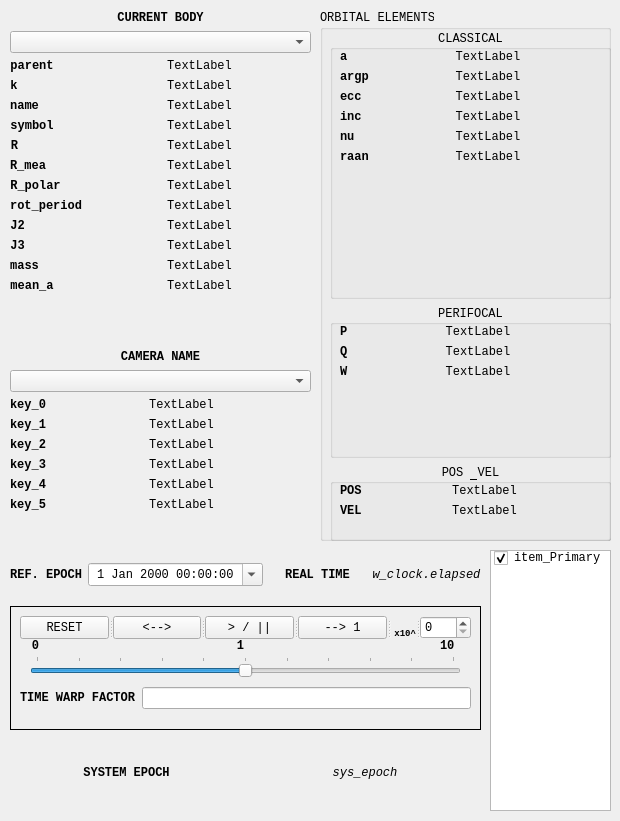
<?xml version="1.0" encoding="UTF-8"?>
<ui version="4.0">
 <class>SNS_DataPanels</class>
 <widget class="QWidget" name="SNS_DataPanels">
  <property name="geometry">
   <rect>
    <x>0</x>
    <y>0</y>
    <width>620</width>
    <height>821</height>
   </rect>
  </property>
  <property name="windowTitle">
   <string>Form</string>
  </property>
  <widget class="QWidget" name="layoutWidget_2">
   <property name="geometry">
    <rect>
     <x>10</x>
     <y>550</y>
     <width>471</width>
     <height>261</height>
    </rect>
   </property>
   <property name="font">
    <font>
     <family>Liberation Mono</family>
    </font>
   </property>
   <layout class="QVBoxLayout" name="EpochTimer" stretch="2,5,3">
    <property name="sizeConstraint">
     <enum>QLayout::SetDefaultConstraint</enum>
    </property>
    <item>
     <layout class="QHBoxLayout" name="ref_times">
      <property name="sizeConstraint">
       <enum>QLayout::SetMinimumSize</enum>
      </property>
      <item>
       <layout class="QHBoxLayout" name="hlo_ref_epoch_2">
        <item>
         <widget class="QLabel" name="lf_ref_epoch_2">
          <property name="text">
           <string>&lt;html&gt;&lt;head/&gt;&lt;body&gt;&lt;p&gt;&lt;span style=&quot; font-weight:600;&quot;&gt;REF. EPOCH&lt;/span&gt;&lt;/p&gt;&lt;/body&gt;&lt;/html&gt;</string>
          </property>
          <property name="alignment">
           <set>Qt::AlignRight|Qt::AlignTrailing|Qt::AlignVCenter</set>
          </property>
         </widget>
        </item>
        <item>
         <widget class="QDateTimeEdit" name="dtEdit_ref_epoch_2">
          <property name="alignment">
           <set>Qt::AlignCenter</set>
          </property>
          <property name="calendarPopup">
           <bool>true</bool>
          </property>
          <property name="timeSpec">
           <enum>Qt::UTC</enum>
          </property>
         </widget>
        </item>
       </layout>
      </item>
      <item>
       <layout class="QHBoxLayout" name="hlo_elapsed_2">
        <item>
         <widget class="QLabel" name="lf_elapsed_2">
          <property name="text">
           <string>&lt;html&gt;&lt;head/&gt;&lt;body&gt;&lt;p&gt;&lt;span style=&quot; font-weight:600;&quot;&gt;REAL TIME&lt;/span&gt;&lt;/p&gt;&lt;/body&gt;&lt;/html&gt;</string>
          </property>
          <property name="alignment">
           <set>Qt::AlignCenter</set>
          </property>
         </widget>
        </item>
        <item>
         <widget class="QLabel" name="lv_elapsed_2">
          <property name="text">
           <string>&lt;html&gt;&lt;head/&gt;&lt;body&gt;&lt;p&gt;&lt;span style=&quot; font-style:italic;&quot;&gt;w_clock.elapsed&lt;/span&gt;&lt;/p&gt;&lt;/body&gt;&lt;/html&gt;</string>
          </property>
          <property name="alignment">
           <set>Qt::AlignCenter</set>
          </property>
         </widget>
        </item>
       </layout>
      </item>
     </layout>
    </item>
    <item>
     <widget class="QFrame" name="fra_twarp_2">
      <property name="sizePolicy">
       <sizepolicy hsizetype="Preferred" vsizetype="MinimumExpanding">
        <horstretch>0</horstretch>
        <verstretch>0</verstretch>
       </sizepolicy>
      </property>
      <property name="frameShape">
       <enum>QFrame::Box</enum>
      </property>
      <property name="frameShadow">
       <enum>QFrame::Plain</enum>
      </property>
      <widget class="QSlider" name="sli_twarp_man_2">
       <property name="geometry">
        <rect>
         <x>20</x>
         <y>50</y>
         <width>431</width>
         <height>21</height>
        </rect>
       </property>
       <property name="minimum">
        <number>-100</number>
       </property>
       <property name="maximum">
        <number>100</number>
       </property>
       <property name="value">
        <number>0</number>
       </property>
       <property name="tracking">
        <bool>true</bool>
       </property>
       <property name="orientation">
        <enum>Qt::Horizontal</enum>
       </property>
       <property name="invertedAppearance">
        <bool>false</bool>
       </property>
       <property name="invertedControls">
        <bool>true</bool>
       </property>
       <property name="tickPosition">
        <enum>QSlider::TicksAbove</enum>
       </property>
       <property name="tickInterval">
        <number>20</number>
       </property>
      </widget>
      <widget class="QLabel" name="lf_twarp_min_2">
       <property name="geometry">
        <rect>
         <x>220</x>
         <y>30</y>
         <width>21</width>
         <height>20</height>
        </rect>
       </property>
       <property name="text">
        <string>&lt;html&gt;&lt;head/&gt;&lt;body&gt;&lt;p&gt;&lt;span style=&quot; font-weight:600;&quot;&gt;1&lt;/span&gt;&lt;/p&gt;&lt;/body&gt;&lt;/html&gt;</string>
       </property>
       <property name="alignment">
        <set>Qt::AlignCenter</set>
       </property>
      </widget>
      <widget class="QLabel" name="lv_twarp_max_3">
       <property name="geometry">
        <rect>
         <x>15</x>
         <y>30</y>
         <width>21</width>
         <height>21</height>
        </rect>
       </property>
       <property name="text">
        <string>&lt;html&gt;&lt;head/&gt;&lt;body&gt;&lt;p&gt;&lt;span style=&quot; font-weight:600;&quot;&gt;0&lt;/span&gt;&lt;/p&gt;&lt;/body&gt;&lt;/html&gt;</string>
       </property>
       <property name="alignment">
        <set>Qt::AlignCenter</set>
       </property>
      </widget>
      <widget class="QLabel" name="lv_twarp_max_4">
       <property name="geometry">
        <rect>
         <x>430</x>
         <y>30</y>
         <width>21</width>
         <height>21</height>
        </rect>
       </property>
       <property name="text">
        <string>&lt;html&gt;&lt;head/&gt;&lt;body&gt;&lt;p&gt;&lt;span style=&quot; font-weight:600;&quot;&gt;10&lt;/span&gt;&lt;/p&gt;&lt;/body&gt;&lt;/html&gt;</string>
       </property>
       <property name="alignment">
        <set>Qt::AlignLeading|Qt::AlignLeft|Qt::AlignVCenter</set>
       </property>
      </widget>
      <widget class="QSplitter" name="splitter_2">
       <property name="geometry">
        <rect>
         <x>10</x>
         <y>10</y>
         <width>451</width>
         <height>23</height>
        </rect>
       </property>
       <property name="orientation">
        <enum>Qt::Horizontal</enum>
       </property>
       <widget class="QPushButton" name="btn_stop_2">
        <property name="sizePolicy">
         <sizepolicy hsizetype="MinimumExpanding" vsizetype="Fixed">
          <horstretch>0</horstretch>
          <verstretch>0</verstretch>
         </sizepolicy>
        </property>
        <property name="text">
         <string>RESET</string>
        </property>
       </widget>
       <widget class="QPushButton" name="btn_reverse_2">
        <property name="text">
         <string>&lt;--&gt;</string>
        </property>
       </widget>
       <widget class="QPushButton" name="btn_play_pause_2">
        <property name="text">
         <string>&gt; / ||</string>
        </property>
       </widget>
       <widget class="QPushButton" name="btn_real_twarp_2">
        <property name="text">
         <string>--&gt; 1</string>
        </property>
       </widget>
       <widget class="QLabel" name="lf_exp_2">
        <property name="text">
         <string>&lt;html&gt;&lt;head/&gt;&lt;body&gt;&lt;p&gt;&lt;span style=&quot; font-size:7pt; font-weight:600;&quot;&gt;x10^&lt;/span&gt;&lt;/p&gt;&lt;/body&gt;&lt;/html&gt;</string>
        </property>
        <property name="alignment">
         <set>Qt::AlignBottom|Qt::AlignRight|Qt::AlignTrailing</set>
        </property>
       </widget>
       <widget class="QSpinBox" name="sp_exp_2"/>
      </widget>
      <widget class="QWidget" name="layoutWidget">
       <property name="geometry">
        <rect>
         <x>10</x>
         <y>80</y>
         <width>451</width>
         <height>24</height>
        </rect>
       </property>
       <layout class="QHBoxLayout" name="horizontalLayout">
        <item>
         <widget class="QLabel" name="lf_twarp_2">
          <property name="text">
           <string>&lt;html&gt;&lt;head/&gt;&lt;body&gt;&lt;p&gt;&lt;span style=&quot; font-weight:600;&quot;&gt;TIME WARP FACTOR&lt;/span&gt;&lt;/p&gt;&lt;/body&gt;&lt;/html&gt;</string>
          </property>
         </widget>
        </item>
        <item>
         <widget class="QLineEdit" name="lEd_twarp_2"/>
        </item>
       </layout>
      </widget>
     </widget>
    </item>
    <item>
     <layout class="QHBoxLayout" name="hlo_sys_epoch_2">
      <property name="sizeConstraint">
       <enum>QLayout::SetMinimumSize</enum>
      </property>
      <item>
       <widget class="QLabel" name="lf_sys_epoch_2">
        <property name="text">
         <string>&lt;html&gt;&lt;head/&gt;&lt;body&gt;&lt;p&gt;&lt;span style=&quot; font-size:9pt; font-weight:600;&quot;&gt;SYSTEM EPOCH&lt;/span&gt;&lt;/p&gt;&lt;/body&gt;&lt;/html&gt;</string>
        </property>
        <property name="textFormat">
         <enum>Qt::AutoText</enum>
        </property>
        <property name="alignment">
         <set>Qt::AlignCenter</set>
        </property>
       </widget>
      </item>
      <item>
       <widget class="QLabel" name="lv_sys_epoch_2">
        <property name="text">
         <string>&lt;html&gt;&lt;head/&gt;&lt;body&gt;&lt;p&gt;&lt;span style=&quot; font-style:italic;&quot;&gt;sys_epoch&lt;/span&gt;&lt;/p&gt;&lt;/body&gt;&lt;/html&gt;</string>
        </property>
        <property name="alignment">
         <set>Qt::AlignCenter</set>
        </property>
       </widget>
      </item>
     </layout>
    </item>
   </layout>
  </widget>
  <widget class="QListWidget" name="bodyList">
   <property name="geometry">
    <rect>
     <x>490</x>
     <y>550</y>
     <width>121</width>
     <height>261</height>
    </rect>
   </property>
   <property name="sizePolicy">
    <sizepolicy hsizetype="MinimumExpanding" vsizetype="Minimum">
     <horstretch>1</horstretch>
     <verstretch>1</verstretch>
    </sizepolicy>
   </property>
   <property name="font">
    <font>
     <family>Liberation Mono</family>
    </font>
   </property>
   <item>
    <property name="text">
     <string>item_Primary</string>
    </property>
    <property name="checkState">
     <enum>Checked</enum>
    </property>
   </item>
  </widget>
  <widget class="QWidget" name="layoutWidget">
   <property name="geometry">
    <rect>
     <x>10</x>
     <y>350</y>
     <width>301</width>
     <height>191</height>
    </rect>
   </property>
   <property name="font">
    <font>
     <family>Liberation Mono</family>
    </font>
   </property>
   <layout class="QVBoxLayout" name="camera_state" stretch="1,1,12">
    <item>
     <widget class="QLabel" name="cam_header">
      <property name="text">
       <string>&lt;html&gt;&lt;head/&gt;&lt;body&gt;&lt;p&gt;&lt;span style=&quot; font-weight:600;&quot;&gt;CAMERA NAME&lt;/span&gt;&lt;/p&gt;&lt;/body&gt;&lt;/html&gt;</string>
      </property>
      <property name="alignment">
       <set>Qt::AlignCenter</set>
      </property>
     </widget>
    </item>
    <item>
     <widget class="QComboBox" name="camBox">
      <property name="baseSize">
       <size>
        <width>0</width>
        <height>0</height>
       </size>
      </property>
     </widget>
    </item>
    <item>
     <layout class="QFormLayout" name="cam_form">
      <item row="0" column="0">
       <widget class="QLabel" name="key_0">
        <property name="font">
         <font>
          <weight>75</weight>
          <bold>true</bold>
         </font>
        </property>
        <property name="text">
         <string>key_0</string>
        </property>
       </widget>
      </item>
      <item row="0" column="1">
       <widget class="QLabel" name="cam_0">
        <property name="text">
         <string>TextLabel</string>
        </property>
        <property name="alignment">
         <set>Qt::AlignCenter</set>
        </property>
       </widget>
      </item>
      <item row="1" column="0">
       <widget class="QLabel" name="key_1">
        <property name="font">
         <font>
          <weight>75</weight>
          <bold>true</bold>
         </font>
        </property>
        <property name="text">
         <string>key_1</string>
        </property>
       </widget>
      </item>
      <item row="1" column="1">
       <widget class="QLabel" name="cam_1">
        <property name="text">
         <string>TextLabel</string>
        </property>
        <property name="alignment">
         <set>Qt::AlignCenter</set>
        </property>
       </widget>
      </item>
      <item row="2" column="0">
       <widget class="QLabel" name="key_2">
        <property name="font">
         <font>
          <weight>75</weight>
          <bold>true</bold>
         </font>
        </property>
        <property name="text">
         <string>key_2</string>
        </property>
       </widget>
      </item>
      <item row="2" column="1">
       <widget class="QLabel" name="cam_2">
        <property name="text">
         <string>TextLabel</string>
        </property>
        <property name="alignment">
         <set>Qt::AlignCenter</set>
        </property>
       </widget>
      </item>
      <item row="3" column="0">
       <widget class="QLabel" name="key_3">
        <property name="font">
         <font>
          <weight>75</weight>
          <bold>true</bold>
         </font>
        </property>
        <property name="text">
         <string>key_3</string>
        </property>
       </widget>
      </item>
      <item row="3" column="1">
       <widget class="QLabel" name="cam_3">
        <property name="text">
         <string>TextLabel</string>
        </property>
        <property name="alignment">
         <set>Qt::AlignCenter</set>
        </property>
       </widget>
      </item>
      <item row="4" column="0">
       <widget class="QLabel" name="key_4">
        <property name="font">
         <font>
          <weight>75</weight>
          <bold>true</bold>
         </font>
        </property>
        <property name="text">
         <string>key_4</string>
        </property>
       </widget>
      </item>
      <item row="4" column="1">
       <widget class="QLabel" name="cam_4">
        <property name="text">
         <string>TextLabel</string>
        </property>
        <property name="alignment">
         <set>Qt::AlignCenter</set>
        </property>
       </widget>
      </item>
      <item row="5" column="0">
       <widget class="QLabel" name="key_5">
        <property name="font">
         <font>
          <weight>75</weight>
          <bold>true</bold>
         </font>
        </property>
        <property name="text">
         <string>key_5</string>
        </property>
       </widget>
      </item>
      <item row="5" column="1">
       <widget class="QLabel" name="cam_5">
        <property name="text">
         <string>TextLabel</string>
        </property>
        <property name="alignment">
         <set>Qt::AlignCenter</set>
        </property>
       </widget>
      </item>
     </layout>
    </item>
   </layout>
  </widget>
  <widget class="QGroupBox" name="groupBox">
   <property name="geometry">
    <rect>
     <x>320</x>
     <y>10</y>
     <width>291</width>
     <height>531</height>
    </rect>
   </property>
   <property name="font">
    <font>
     <family>Liberation Mono</family>
    </font>
   </property>
   <property name="title">
    <string>ORBITAL ELEMENTS</string>
   </property>
   <widget class="QWidget" name="layoutWidget">
    <property name="geometry">
     <rect>
      <x>10</x>
      <y>20</y>
      <width>281</width>
      <height>511</height>
     </rect>
    </property>
    <layout class="QVBoxLayout" name="orbital_elements" stretch="7,4,2">
     <item>
      <widget class="QGroupBox" name="classical">
       <property name="font">
        <font>
         <weight>50</weight>
         <bold>false</bold>
        </font>
       </property>
       <property name="title">
        <string>CLASSICAL</string>
       </property>
       <property name="alignment">
        <set>Qt::AlignCenter</set>
       </property>
       <widget class="QWidget" name="layoutWidget">
        <property name="geometry">
         <rect>
          <x>10</x>
          <y>20</y>
          <width>261</width>
          <height>141</height>
         </rect>
        </property>
        <layout class="QFormLayout" name="cl_form">
         <property name="sizeConstraint">
          <enum>QLayout::SetMinimumSize</enum>
         </property>
         <item row="0" column="0">
          <widget class="QLabel" name="a">
           <property name="font">
            <font>
             <weight>75</weight>
             <bold>true</bold>
            </font>
           </property>
           <property name="text">
            <string>a</string>
           </property>
          </widget>
         </item>
         <item row="0" column="1">
          <widget class="QLabel" name="elem_coe_0">
           <property name="text">
            <string>TextLabel</string>
           </property>
           <property name="alignment">
            <set>Qt::AlignCenter</set>
           </property>
          </widget>
         </item>
         <item row="1" column="0">
          <widget class="QLabel" name="argp">
           <property name="font">
            <font>
             <weight>75</weight>
             <bold>true</bold>
            </font>
           </property>
           <property name="text">
            <string>argp</string>
           </property>
          </widget>
         </item>
         <item row="1" column="1">
          <widget class="QLabel" name="elem_coe_1">
           <property name="text">
            <string>TextLabel</string>
           </property>
           <property name="alignment">
            <set>Qt::AlignCenter</set>
           </property>
          </widget>
         </item>
         <item row="2" column="0">
          <widget class="QLabel" name="ecc">
           <property name="font">
            <font>
             <weight>75</weight>
             <bold>true</bold>
            </font>
           </property>
           <property name="text">
            <string>ecc</string>
           </property>
          </widget>
         </item>
         <item row="2" column="1">
          <widget class="QLabel" name="elem_coe_2">
           <property name="text">
            <string>TextLabel</string>
           </property>
           <property name="alignment">
            <set>Qt::AlignCenter</set>
           </property>
          </widget>
         </item>
         <item row="3" column="0">
          <widget class="QLabel" name="inc">
           <property name="font">
            <font>
             <weight>75</weight>
             <bold>true</bold>
            </font>
           </property>
           <property name="text">
            <string>inc</string>
           </property>
          </widget>
         </item>
         <item row="3" column="1">
          <widget class="QLabel" name="elem_coe_3">
           <property name="text">
            <string>TextLabel</string>
           </property>
           <property name="alignment">
            <set>Qt::AlignCenter</set>
           </property>
          </widget>
         </item>
         <item row="4" column="0">
          <widget class="QLabel" name="nu">
           <property name="font">
            <font>
             <weight>75</weight>
             <bold>true</bold>
            </font>
           </property>
           <property name="text">
            <string>nu</string>
           </property>
          </widget>
         </item>
         <item row="4" column="1">
          <widget class="QLabel" name="elem_coe_4">
           <property name="text">
            <string>TextLabel</string>
           </property>
           <property name="alignment">
            <set>Qt::AlignCenter</set>
           </property>
          </widget>
         </item>
         <item row="5" column="0">
          <widget class="QLabel" name="raan">
           <property name="font">
            <font>
             <weight>75</weight>
             <bold>true</bold>
            </font>
           </property>
           <property name="text">
            <string>raan</string>
           </property>
          </widget>
         </item>
         <item row="5" column="1">
          <widget class="QLabel" name="elem_coe_5">
           <property name="text">
            <string>TextLabel</string>
           </property>
           <property name="alignment">
            <set>Qt::AlignCenter</set>
           </property>
          </widget>
         </item>
        </layout>
       </widget>
      </widget>
     </item>
     <item>
      <widget class="QGroupBox" name="perifocal">
       <property name="title">
        <string>PERIFOCAL</string>
       </property>
       <property name="alignment">
        <set>Qt::AlignCenter</set>
       </property>
       <widget class="QWidget" name="layoutWidget">
        <property name="geometry">
         <rect>
          <x>10</x>
          <y>20</y>
          <width>261</width>
          <height>64</height>
         </rect>
        </property>
        <layout class="QFormLayout" name="pf_form">
         <item row="0" column="0">
          <widget class="QLabel" name="P">
           <property name="font">
            <font>
             <weight>75</weight>
             <bold>true</bold>
            </font>
           </property>
           <property name="text">
            <string>P</string>
           </property>
          </widget>
         </item>
         <item row="0" column="1">
          <widget class="QLabel" name="elem_pqw_0">
           <property name="text">
            <string>TextLabel</string>
           </property>
           <property name="alignment">
            <set>Qt::AlignCenter</set>
           </property>
          </widget>
         </item>
         <item row="1" column="0">
          <widget class="QLabel" name="Q">
           <property name="font">
            <font>
             <weight>75</weight>
             <bold>true</bold>
            </font>
           </property>
           <property name="text">
            <string>Q</string>
           </property>
          </widget>
         </item>
         <item row="1" column="1">
          <widget class="QLabel" name="elem_pqw_1">
           <property name="text">
            <string>TextLabel</string>
           </property>
           <property name="alignment">
            <set>Qt::AlignCenter</set>
           </property>
          </widget>
         </item>
         <item row="2" column="0">
          <widget class="QLabel" name="W">
           <property name="font">
            <font>
             <weight>75</weight>
             <bold>true</bold>
            </font>
           </property>
           <property name="text">
            <string>W</string>
           </property>
          </widget>
         </item>
         <item row="2" column="1">
          <widget class="QLabel" name="elem_pqw_2">
           <property name="text">
            <string>TextLabel</string>
           </property>
           <property name="alignment">
            <set>Qt::AlignCenter</set>
           </property>
          </widget>
         </item>
        </layout>
       </widget>
      </widget>
     </item>
     <item>
      <widget class="QGroupBox" name="rv">
       <property name="font">
        <font>
         <weight>50</weight>
         <bold>false</bold>
        </font>
       </property>
       <property name="title">
        <string>POS &amp; VEL</string>
       </property>
       <property name="alignment">
        <set>Qt::AlignCenter</set>
       </property>
       <widget class="QWidget" name="layoutWidget">
        <property name="geometry">
         <rect>
          <x>10</x>
          <y>20</y>
          <width>261</width>
          <height>41</height>
         </rect>
        </property>
        <layout class="QFormLayout" name="rv_form">
         <item row="0" column="0">
          <widget class="QLabel" name="POS">
           <property name="font">
            <font>
             <weight>75</weight>
             <bold>true</bold>
            </font>
           </property>
           <property name="text">
            <string>POS</string>
           </property>
          </widget>
         </item>
         <item row="0" column="1">
          <widget class="QLabel" name="elem_rv_0">
           <property name="text">
            <string>TextLabel</string>
           </property>
           <property name="alignment">
            <set>Qt::AlignCenter</set>
           </property>
          </widget>
         </item>
         <item row="1" column="0">
          <widget class="QLabel" name="VEL">
           <property name="font">
            <font>
             <weight>75</weight>
             <bold>true</bold>
            </font>
           </property>
           <property name="text">
            <string>VEL</string>
           </property>
          </widget>
         </item>
         <item row="1" column="1">
          <widget class="QLabel" name="elem_rv_1">
           <property name="text">
            <string>TextLabel</string>
           </property>
           <property name="alignment">
            <set>Qt::AlignCenter</set>
           </property>
          </widget>
         </item>
        </layout>
       </widget>
      </widget>
     </item>
    </layout>
   </widget>
  </widget>
  <widget class="QWidget" name="layoutWidget">
   <property name="geometry">
    <rect>
     <x>10</x>
     <y>11</y>
     <width>301</width>
     <height>332</height>
    </rect>
   </property>
   <property name="font">
    <font>
     <family>Liberation Mono</family>
    </font>
   </property>
   <layout class="QVBoxLayout" name="verticalLayout">
    <item>
     <widget class="QLabel" name="bod_header">
      <property name="sizePolicy">
       <sizepolicy hsizetype="Preferred" vsizetype="Fixed">
        <horstretch>0</horstretch>
        <verstretch>0</verstretch>
       </sizepolicy>
      </property>
      <property name="text">
       <string>&lt;html&gt;&lt;head/&gt;&lt;body&gt;&lt;p align=&quot;center&quot;&gt;&lt;span style=&quot; font-weight:600;&quot;&gt;CURRENT BODY&lt;/span&gt;&lt;/p&gt;&lt;/body&gt;&lt;/html&gt;</string>
      </property>
     </widget>
    </item>
    <item>
     <widget class="QComboBox" name="bodyBox"/>
    </item>
    <item>
     <layout class="QFormLayout" name="formLayout">
      <item row="0" column="0">
       <widget class="QLabel" name="parent">
        <property name="sizePolicy">
         <sizepolicy hsizetype="Preferred" vsizetype="Preferred">
          <horstretch>1</horstretch>
          <verstretch>0</verstretch>
         </sizepolicy>
        </property>
        <property name="font">
         <font>
          <weight>75</weight>
          <bold>true</bold>
         </font>
        </property>
        <property name="text">
         <string>parent</string>
        </property>
        <property name="alignment">
         <set>Qt::AlignCenter</set>
        </property>
       </widget>
      </item>
      <item row="0" column="1">
       <widget class="QLabel" name="attr_0">
        <property name="text">
         <string>TextLabel</string>
        </property>
        <property name="alignment">
         <set>Qt::AlignCenter</set>
        </property>
       </widget>
      </item>
      <item row="1" column="0">
       <widget class="QLabel" name="k">
        <property name="sizePolicy">
         <sizepolicy hsizetype="Preferred" vsizetype="Preferred">
          <horstretch>1</horstretch>
          <verstretch>0</verstretch>
         </sizepolicy>
        </property>
        <property name="font">
         <font>
          <weight>75</weight>
          <bold>true</bold>
         </font>
        </property>
        <property name="text">
         <string>k</string>
        </property>
        <property name="alignment">
         <set>Qt::AlignCenter</set>
        </property>
       </widget>
      </item>
      <item row="1" column="1">
       <widget class="QLabel" name="attr_1">
        <property name="text">
         <string>TextLabel</string>
        </property>
        <property name="alignment">
         <set>Qt::AlignCenter</set>
        </property>
       </widget>
      </item>
      <item row="2" column="0">
       <widget class="QLabel" name="name">
        <property name="sizePolicy">
         <sizepolicy hsizetype="Preferred" vsizetype="Preferred">
          <horstretch>1</horstretch>
          <verstretch>0</verstretch>
         </sizepolicy>
        </property>
        <property name="font">
         <font>
          <weight>75</weight>
          <bold>true</bold>
         </font>
        </property>
        <property name="text">
         <string>name</string>
        </property>
        <property name="alignment">
         <set>Qt::AlignCenter</set>
        </property>
       </widget>
      </item>
      <item row="2" column="1">
       <widget class="QLabel" name="attr_2">
        <property name="text">
         <string>TextLabel</string>
        </property>
        <property name="alignment">
         <set>Qt::AlignCenter</set>
        </property>
       </widget>
      </item>
      <item row="3" column="0">
       <widget class="QLabel" name="symbol">
        <property name="sizePolicy">
         <sizepolicy hsizetype="Preferred" vsizetype="Preferred">
          <horstretch>1</horstretch>
          <verstretch>0</verstretch>
         </sizepolicy>
        </property>
        <property name="font">
         <font>
          <weight>75</weight>
          <bold>true</bold>
         </font>
        </property>
        <property name="text">
         <string>symbol</string>
        </property>
        <property name="alignment">
         <set>Qt::AlignCenter</set>
        </property>
       </widget>
      </item>
      <item row="3" column="1">
       <widget class="QLabel" name="attr_3">
        <property name="text">
         <string>TextLabel</string>
        </property>
        <property name="alignment">
         <set>Qt::AlignCenter</set>
        </property>
       </widget>
      </item>
      <item row="4" column="0">
       <widget class="QLabel" name="R">
        <property name="sizePolicy">
         <sizepolicy hsizetype="Preferred" vsizetype="Preferred">
          <horstretch>1</horstretch>
          <verstretch>0</verstretch>
         </sizepolicy>
        </property>
        <property name="font">
         <font>
          <weight>75</weight>
          <bold>true</bold>
         </font>
        </property>
        <property name="text">
         <string>R</string>
        </property>
        <property name="alignment">
         <set>Qt::AlignCenter</set>
        </property>
       </widget>
      </item>
      <item row="4" column="1">
       <widget class="QLabel" name="attr_4">
        <property name="text">
         <string>TextLabel</string>
        </property>
        <property name="alignment">
         <set>Qt::AlignCenter</set>
        </property>
       </widget>
      </item>
      <item row="5" column="0">
       <widget class="QLabel" name="R_mean">
        <property name="sizePolicy">
         <sizepolicy hsizetype="Preferred" vsizetype="Preferred">
          <horstretch>1</horstretch>
          <verstretch>0</verstretch>
         </sizepolicy>
        </property>
        <property name="font">
         <font>
          <weight>75</weight>
          <bold>true</bold>
         </font>
        </property>
        <property name="text">
         <string>R_mea</string>
        </property>
        <property name="alignment">
         <set>Qt::AlignCenter</set>
        </property>
       </widget>
      </item>
      <item row="5" column="1">
       <widget class="QLabel" name="attr_5">
        <property name="text">
         <string>TextLabel</string>
        </property>
        <property name="alignment">
         <set>Qt::AlignCenter</set>
        </property>
       </widget>
      </item>
      <item row="6" column="0">
       <widget class="QLabel" name="R_polar">
        <property name="sizePolicy">
         <sizepolicy hsizetype="Preferred" vsizetype="Preferred">
          <horstretch>1</horstretch>
          <verstretch>0</verstretch>
         </sizepolicy>
        </property>
        <property name="font">
         <font>
          <weight>75</weight>
          <bold>true</bold>
         </font>
        </property>
        <property name="text">
         <string>R_polar</string>
        </property>
        <property name="alignment">
         <set>Qt::AlignCenter</set>
        </property>
       </widget>
      </item>
      <item row="6" column="1">
       <widget class="QLabel" name="attr_6">
        <property name="text">
         <string>TextLabel</string>
        </property>
        <property name="alignment">
         <set>Qt::AlignCenter</set>
        </property>
       </widget>
      </item>
      <item row="7" column="0">
       <widget class="QLabel" name="rot_period">
        <property name="sizePolicy">
         <sizepolicy hsizetype="Preferred" vsizetype="Preferred">
          <horstretch>1</horstretch>
          <verstretch>0</verstretch>
         </sizepolicy>
        </property>
        <property name="font">
         <font>
          <weight>75</weight>
          <bold>true</bold>
         </font>
        </property>
        <property name="text">
         <string>rot_period</string>
        </property>
        <property name="alignment">
         <set>Qt::AlignCenter</set>
        </property>
       </widget>
      </item>
      <item row="7" column="1">
       <widget class="QLabel" name="attr_7">
        <property name="text">
         <string>TextLabel</string>
        </property>
        <property name="alignment">
         <set>Qt::AlignCenter</set>
        </property>
       </widget>
      </item>
      <item row="8" column="0">
       <widget class="QLabel" name="mass">
        <property name="sizePolicy">
         <sizepolicy hsizetype="Preferred" vsizetype="Preferred">
          <horstretch>1</horstretch>
          <verstretch>0</verstretch>
         </sizepolicy>
        </property>
        <property name="font">
         <font>
          <weight>75</weight>
          <bold>true</bold>
         </font>
        </property>
        <property name="text">
         <string>J2</string>
        </property>
        <property name="alignment">
         <set>Qt::AlignCenter</set>
        </property>
       </widget>
      </item>
      <item row="8" column="1">
       <widget class="QLabel" name="attr_8">
        <property name="text">
         <string>TextLabel</string>
        </property>
        <property name="alignment">
         <set>Qt::AlignCenter</set>
        </property>
       </widget>
      </item>
      <item row="9" column="0">
       <widget class="QLabel" name="J2">
        <property name="sizePolicy">
         <sizepolicy hsizetype="Preferred" vsizetype="Preferred">
          <horstretch>1</horstretch>
          <verstretch>0</verstretch>
         </sizepolicy>
        </property>
        <property name="font">
         <font>
          <weight>75</weight>
          <bold>true</bold>
         </font>
        </property>
        <property name="text">
         <string>J3</string>
        </property>
        <property name="alignment">
         <set>Qt::AlignCenter</set>
        </property>
       </widget>
      </item>
      <item row="9" column="1">
       <widget class="QLabel" name="attr_9">
        <property name="text">
         <string>TextLabel</string>
        </property>
        <property name="alignment">
         <set>Qt::AlignCenter</set>
        </property>
       </widget>
      </item>
      <item row="10" column="0">
       <widget class="QLabel" name="J3">
        <property name="sizePolicy">
         <sizepolicy hsizetype="Preferred" vsizetype="Preferred">
          <horstretch>1</horstretch>
          <verstretch>0</verstretch>
         </sizepolicy>
        </property>
        <property name="font">
         <font>
          <weight>75</weight>
          <bold>true</bold>
         </font>
        </property>
        <property name="text">
         <string>mass</string>
        </property>
        <property name="alignment">
         <set>Qt::AlignCenter</set>
        </property>
       </widget>
      </item>
      <item row="10" column="1">
       <widget class="QLabel" name="attr_A">
        <property name="text">
         <string>TextLabel</string>
        </property>
        <property name="alignment">
         <set>Qt::AlignCenter</set>
        </property>
       </widget>
      </item>
      <item row="11" column="0">
       <widget class="QLabel" name="J3_2">
        <property name="sizePolicy">
         <sizepolicy hsizetype="Preferred" vsizetype="Preferred">
          <horstretch>1</horstretch>
          <verstretch>0</verstretch>
         </sizepolicy>
        </property>
        <property name="font">
         <font>
          <weight>75</weight>
          <bold>true</bold>
         </font>
        </property>
        <property name="text">
         <string>mean_a</string>
        </property>
        <property name="alignment">
         <set>Qt::AlignCenter</set>
        </property>
       </widget>
      </item>
      <item row="11" column="1">
       <widget class="QLabel" name="attr_A_2">
        <property name="text">
         <string>TextLabel</string>
        </property>
        <property name="alignment">
         <set>Qt::AlignCenter</set>
        </property>
       </widget>
      </item>
     </layout>
    </item>
   </layout>
  </widget>
 </widget>
 <resources/>
 <connections/>
</ui>
